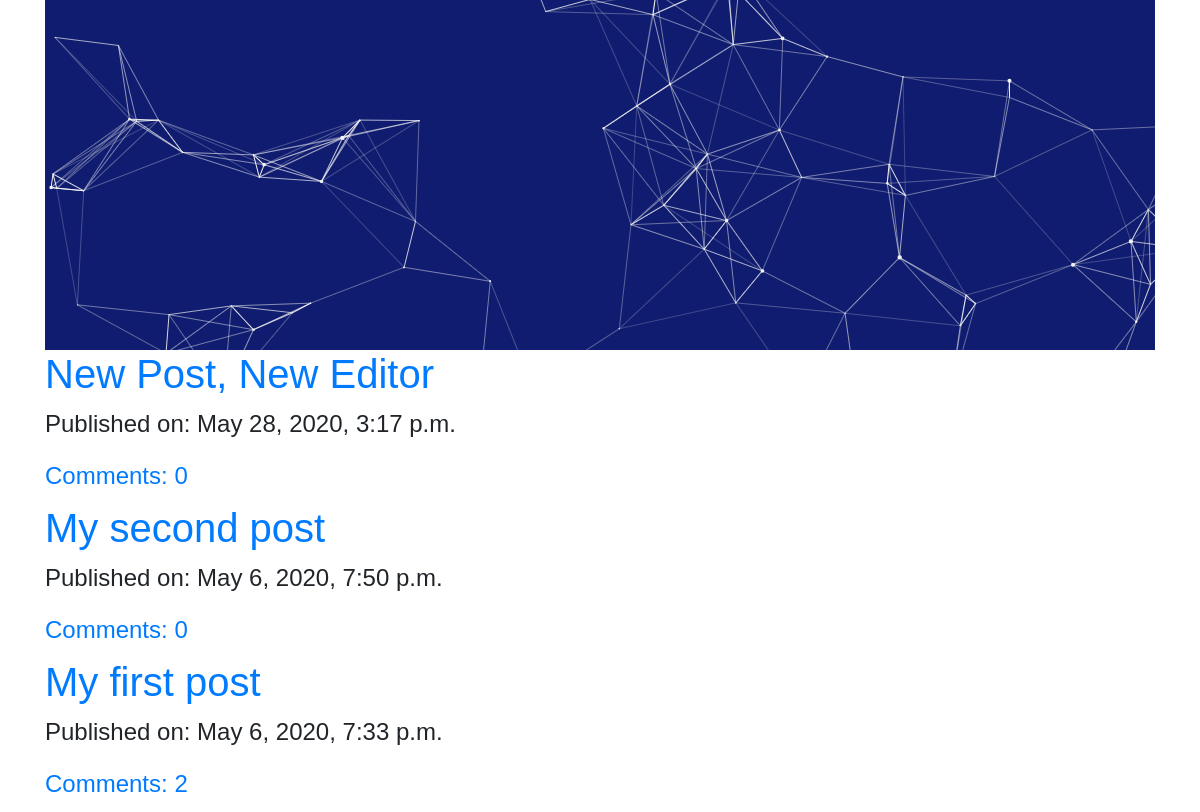
Before: / (lower part) with the older database file.
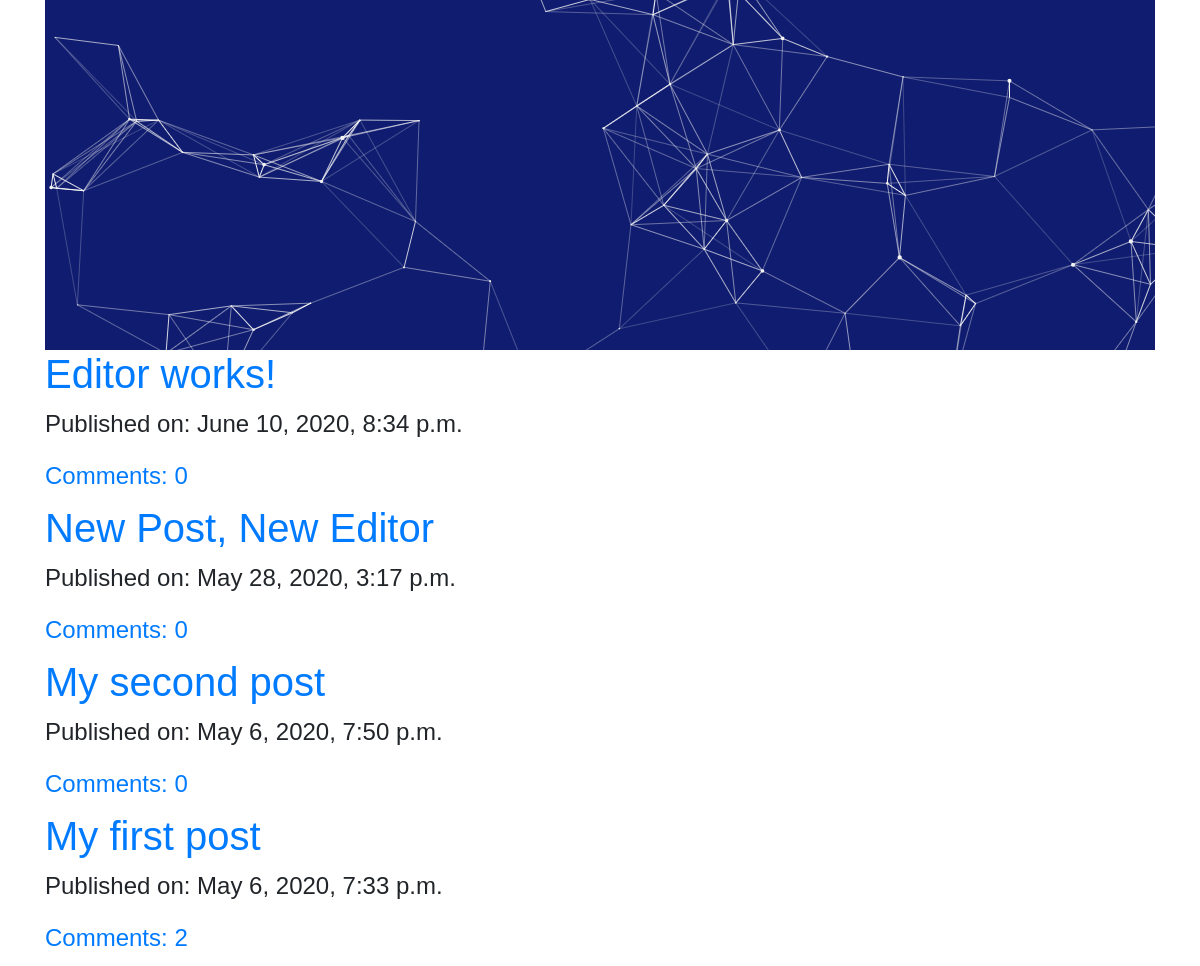
After: the same page with the newer database file.
### blog/models.py (models this page shows, shortened)
class Post(models.Model):
    author = models.ForeignKey('auth.User', on_delete=models.CASCADE)
    title = models.CharField(max_length=200)
    text = models.CharField(max_length=20000)
    create_date = models.DateTimeField(default=timezone.now)
    published_date = models.DateTimeField(blank=True,null=True)
    def approve_comments(self):
        return self.comments.filter(approved_comment=True)

### blog/views.py (the view)
# urls.py: path('',views.PostListView.as_view(),name='post_list'),
class PostListView(ListView):
    model = Post
    def get_queryset(self):
        return Post.objects.filter(published_date__lte=timezone.now()).order_by('-published_date')

### blog/templates/blog/post_list.html (shortened to what this page needs)
{% extends "blog/base.html" %}
{% block content %}
<div class="container">
  <div class="row">
    <div class="col name-header">
      <br>
    </div>
  </div>
</div>
<div class="centerstage">
  {% for post in post_list %}
  <div class="post techfont">
    <h1><a href="{% url 'post_detail' pk=post.pk %}">{{ post.title }}</a></h1>
    <div class="date">
      <p>Published on: {{post.published_date}}</p>
    </div>
    <a href="{% url 'post_detail' pk=post.pk %}">Comments: {{post.approve_comments.count}}</a>
  </div>
  {% endfor %}
</div>
{% endblock %}

Changed rows visible on the page:
added Post: title "Editor works!", published_date "June 10, 2020, 8:34 p.m.", approve_comments.count "0"
